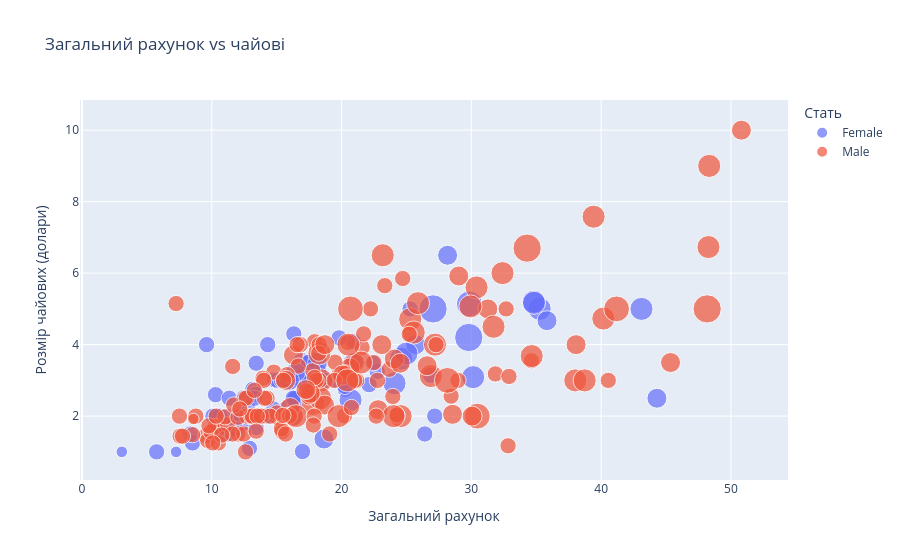

Notebook code for this chart:
### Markdown cell above
---

**5. Інтерактивна діаграма розсіювання**

Створіть з допомогою бібліотек Plotly інтерактивний scatter plot для `total_bill` vs `tip` з кольором за статтю (`sex`).

### Code cell
import plotly.express as px

fig = px.scatter(df, 
                              x='total_bill', 
                              y='tip', 
                              color='sex', 
                              size='size',
                              hover_data=['smoker', 'day', 'time'],
                              title='Загальний рахунок vs чайові',
                              color_continuous_scale='RdYlGn',
                              labels={'total_bill': 'Загальний рахунок', 
                                      'sex': 'Стать',
                                      'smoker': 'Курець',
                                      'tip': 'Розмір чайових (долари)',
                                      'day': 'День',
                                      'time': 'Час'})

fig.show()

### Figure 1 — Plotly figure (JSON) as saved in the notebook; plotly's stock layout.template omitted (floating-point values rounded to 4 significant figures; data arrays with more than 128 entries replaced by an {"elided": "..."} marker saying what was removed)
{"data": [{"customdata": {"elided": "87x3 str values"}, "hovertemplate": "Стать=Female<br>Загальний рахунок=%{x}<br>Розмір чайових (долари)=%{y}<br>size=%{marker.size}<br>Курець=%{customdata[0]}<br>День=%{customdata[1]}<br>Час=%{customdata[2]}<extra></extra>", "legendgroup": "Female", "marker": {"color": "#636efa", "size": [2, 4, 4, 2, 3, 3, 2, 2, 2, 2, 4, 3, 2, 4, 2, 2, 1, 3, 2, 2, 2, 1, 4, 2, 2, 2, 2, 2, 3, 2, 2, 2, 1, 3, 2, 2, 2, 4, 2, 2, 6, 2, 2, 2, 2, 2, 2, 2, 2, 2, 2, 2, 6, 2, 2, 3, 2, 5, 4, 2, 3, 2, 2, 2, 2, 3, 3, 2, 4, 2, 2, 2, 2, 3, 2, 2, 3, 2, 4, 2, 3, 2, 2, 2, 3, 2, 2], "sizemode": "area", "sizeref": 0.015, "symbol": "circle"}, "mode": "markers", "name": "Female", "orientation": "v", "showlegend": true, "x": [16.99, 24.59, 35.26, 14.83, 10.33, 16.97, 20.29, 15.77, 19.65, 15.06, 20.69, 16.93, 10.29, 34.81, 26.41, 16.45, 3.07, 17.07, 26.86, 25.28, 14.73, 10.07, 34.83, 5.75, 16.32, 22.75, 11.35, 15.38, 44.3, 22.42, 20.92, 14.31, 7.25, 25.71, 17.31, 10.65, 12.43, 24.08, 13.42, 12.48, 29.8, 14.52, 11.38, 20.27, 11.17, 12.26, 18.26, 8.51, 10.33, 14.15, 13.16, 17.47, 27.05, 16.43, 8.35, 18.64, 11.87, 29.85, 25.0, 13.39, 16.21, 17.51, 10.59, 10.63, 9.6, 20.9, 18.15, 19.81, 43.11, 13.0, 12.74, 13.0, 16.4, 16.47, 12.76, 13.27, 28.17, 12.9, 30.14, 13.42, 15.98, 16.27, 10.09, 22.12, 35.83, 27.18, 18.78], "xaxis": "x", "y": [1.01, 3.61, 5.0, 3.02, 1.67, 3.5, 2.75, 2.23, 3.0, 3.0, 2.45, 3.07, 2.6, 5.2, 1.5, 2.47, 1.0, 3.0, 3.14, 5.0, 2.2, 1.83, 5.17, 1.0, 4.3, 3.25, 2.5, 3.0, 2.5, 3.48, 4.08, 4.0, 1.0, 4.0, 3.5, 1.5, 1.8, 2.92, 1.68, 2.52, 4.2, 2.0, 2.0, 2.83, 1.5, 2.0, 3.25, 1.25, 2.0, 2.0, 2.75, 3.5, 5.0, 2.3, 1.5, 1.36, 1.63, 5.14, 3.75, 2.61, 2.0, 3.0, 1.61, 2.0, 4.0, 3.5, 3.5, 4.19, 5.0, 2.0, 2.01, 2.0, 2.5, 3.23, 2.23, 2.5, 6.5, 1.1, 3.09, 3.48, 3.0, 2.5, 2.0, 2.88, 4.67, 2.0, 3.0], "yaxis": "y", "type": "scatter"}, {"customdata": {"elided": "157x3 str values"}, "hovertemplate": "Стать=Male<br>Загальний рахунок=%{x}<br>Розмір чайових (долари)=%{y}<br>size=%{marker.size}<br>Курець=%{customdata[0]}<br>День=%{customdata[1]}<br>Час=%{customdata[2]}<extra></extra>", "legendgroup": "Male", "marker": {"color": "#EF553B", "size": {"elided": "157 int values"}, "sizemode": "area", "sizeref": 0.015, "symbol": "circle"}, "mode": "markers", "name": "Male", "orientation": "v", "showlegend": true, "x": {"elided": "157 float values"}, "xaxis": "x", "y": {"elided": "157 float values"}, "yaxis": "y", "type": "scatter"}], "layout": {"xaxis": {"anchor": "y", "domain": [0.0, 1.0], "title": {"text": "Загальний рахунок"}}, "yaxis": {"anchor": "x", "domain": [0.0, 1.0], "title": {"text": "Розмір чайових (долари)"}}, "legend": {"title": {"text": "Стать"}, "tracegroupgap": 0, "itemsizing": "constant"}, "title": {"text": "Загальний рахунок vs чайові"}}}
